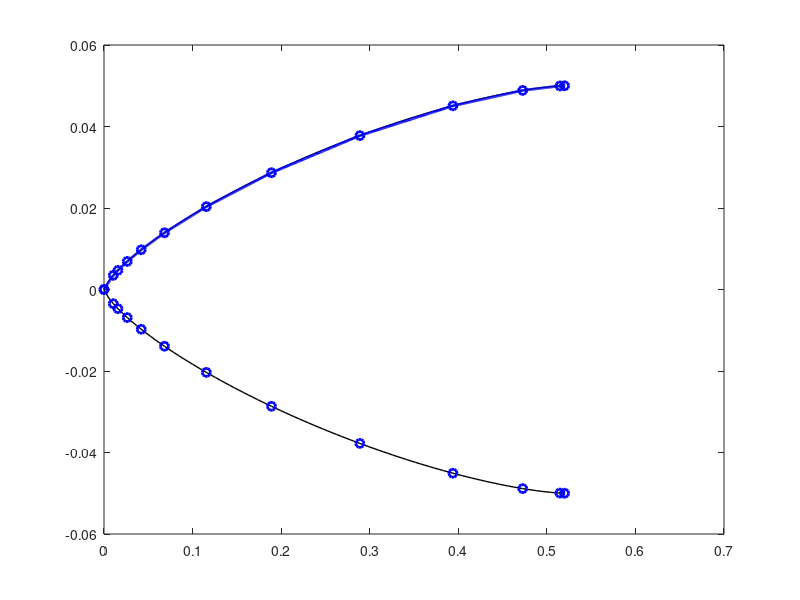

MATLAB code for this plot:
 %Nose cone function and tangent approximation
clc
close all
clear all

L = 0.52; %nose length
R = 0.05 ; %nose base radius
C= 0; %haack series parameter, 0 for Von Karman
x = linspace(0,L,100);

%nosecone shape function
y = @(x) (R/sqrt(pi))*sqrt(acos(1-(2.*x)/L)-(sin(2.*acos(1-(2.*x)/L)))/2+C*(sin(acos(1-(2.*x)/L))).^3);
ys = y(x);

%slope of the tangent lines
dy_by_dx = @(x) -(R.*((2.*cos(2.*acos(1 - (2.*x)./L)))./(L.*(1 - ((2.*x)./L - 1).^2.).^(1/2)) - 2./(L.*(1 - ((2.*x)./L - 1).^2).^(1/2)) + (6.*C.*(1 - ((2.*x)./L - 1).^2).^(1/2).*((2.*x)./L - 1))./L))./(2.*sqrt(pi).*(acos(1 - (2.*x)./L) - sin(2.*acos(1 - (2.*x)./L))/2 + C.*(1 - ((2.*x)./L - 1).^2).^(3/2)).^(1/2));
y_f = dy_by_dx(x);

plot(x,ys,"k","LineWidth",1)
hold on
plot(x,-ys,"k","LineWidth",1)

S = 12; % Desidered Segments
N = S + 1; % Number of Nodes
delta = (max(y_f)-min(y_f))/(N);
x_t = zeros(N,1);
y_t = zeros(N,1);
x_t(1) = 0;
y_t(1) = 0;
k = 2;

for i = 1:length(y_f)
    
    if  y_f(i) <= max(y_f) - delta && k == 2
        x_t(k) = x(i);
        k = k + 1;
       
    elseif (y_f(i) <= (dy_by_dx(x_t(k - 1)) - delta)) && (k > 2)
        x_t(k) = x(i);
        k = k + 1;
    end
end

x_t(N) = L;
y_t(N) = R;
y_t = y(x_t);
y_t_negativo = -1.*y_t;

plot(x_t,y_t,"bo", "LineWidth",2)
plot(x_t,y_t_negativo, "bo", "LineWidth",2)
k = 2;

for i = 1:S
    x1 = x_t(i);
    x2 = x_t(i + 1);
    y_tangente = @(x) (x-x1)/(x2-x1)*(y(x2)-y(x1)) + y(x1);
    z_i = linspace(x1,x2);
    plot(z_i,y_tangente(z_i),"b","LineWidth",2)
    k = k + 1;
end







